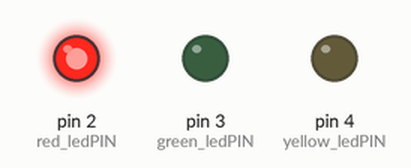
Recording of a sketch running on a simulated Arduino Mega 2560, built with avr-gcc and run on an emulated ATmega2560. On the bench: output pins drawn as LEDs (lit = HIGH).

Above: at 1.5 s.
At 7.5 s:
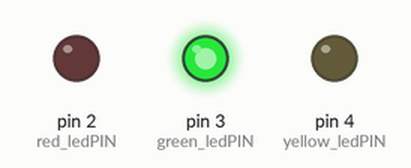
At 13.0 s:
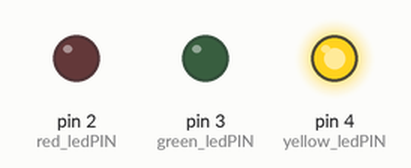
Timing chart, 0 to 18.2 s (numbered marks = the images above):
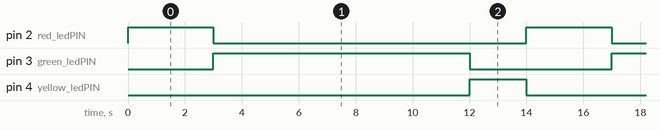

The sketch:

traffic_light.ino
```cpp
// Project : Illustration of basic traffic signal

// Components used:
// Arduino Mega,Breadboard, 3 Resistors and 3 LEDs (Red, Yellow and Red)


int red_ledPIN = 2;
int green_ledPIN = 3;
int yellow_ledPIN = 4;


void setup() {
  // put your setup code here, to run once:
  pinMode(red_ledPIN, OUTPUT);
  pinMode(yellow_ledPIN, OUTPUT);
  pinMode(green_ledPIN, OUTPUT);
}

void loop() {
  // put your main code here, to run repeatedly:
  digitalWrite(red_ledPIN,HIGH); // Turn on Red Light(Pin 2 - High)
  delay(3000);                    // Wait for 3 sec
  digitalWrite(red_ledPIN,LOW);   // turn off light

  digitalWrite(green_ledPIN,HIGH); // Turn on Green Light(Pin 3 - High)
  delay(9000);                      // Wait for 9 sec
  digitalWrite(green_ledPIN,LOW);   // turn off light

  digitalWrite(yellow_ledPIN,HIGH); // Turn on Yellow Light(Pin 4 - High)
  delay(2000);                       // Wait for 2 sec
  digitalWrite(yellow_ledPIN,LOW);  // turn off light

}
```

Measured:
- by itself, pin 2 (red_ledPIN): alternates HIGH for 3.0 s and LOW for 11.0 s
- by itself, pin 3 (green_ledPIN): alternates HIGH for 9.0 s and LOW for 5.0 s
- by itself, pin 4 (yellow_ledPIN): alternates HIGH for 2.0 s and LOW for 12.0 s
